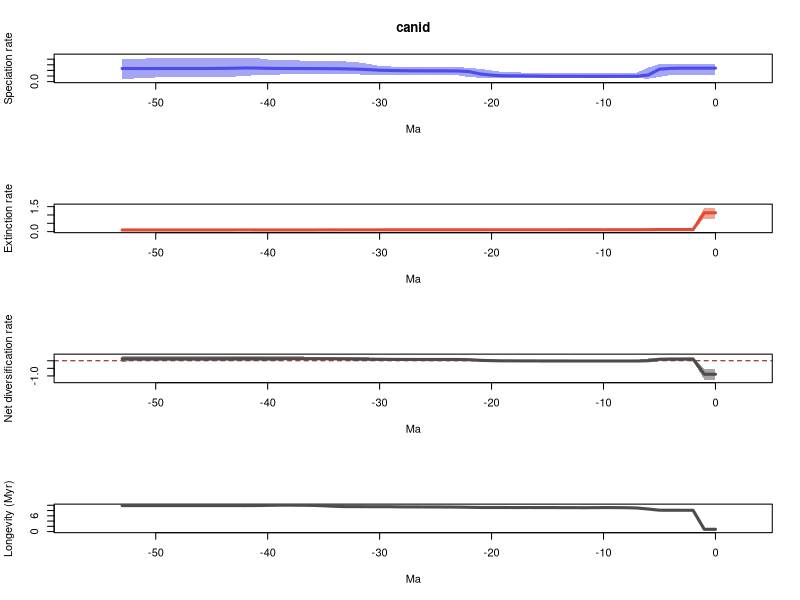

Reproduce this figure in R.
# 1 files combined:
# 	/home/eeb177-student/Desktop/eeb-177/lab-work/exercise-9/longer-pyrate-run/pyrate_mcmc_logs/canid_occ_1_marginal_rates.log

# 95% HPDs calculated using code from Biopy (https://www.cs.auckland.ac.nz/~yhel002/biopy/)

pdf(file='/home/eeb177-student/Desktop/eeb-177/lab-work/exercise-9/longer-pyrate-run/pyrate_mcmc_logs/canid_occ_1_marginal_rates_RTT.pdf',width=0.6*9, height=16.8)
par(mfrow=c(4,1))
library(scales)
L_hpd_m95=c(0.125926114577, 0.125926114577,0.122921102116,0.122997642246,0.118977052459,0.0818366417802,0.0537662355375,0.0587444291173,0.059275597789,0.0596782346003,0.0601438506951,0.0585905538439,0.058931054042,0.0590013142575,0.059275597789,0.0599510041025,0.0599510041025,0.0599510041025,0.0609712440354,0.0599510041025,0.0632540081144,0.0694754953331,0.0810114266466,0.112184000714,0.11420432137,0.115125721087,0.115125721087,0.116682001646,0.122471137324,0.122538046093,0.121529322893,0.121312599583,0.128881134895,0.132153063739,0.133759215724,0.131324805929,0.132153063739,0.129451280161,0.134910111048,0.126148526345,0.121123372246,0.11608930342,0.102947925913,0.0891486781277,0.0814057599116,0.0771907602801,0.0771216385963,0.075062580418,0.075062580418,0.075062580418,0.075062580418,0.0557083832081,0.0557083832081,0.0532046511672)
L_hpd_M95=c(0.318619856905, 0.318619856905,0.315824095689,0.315824095689,0.320064519873,0.311031983427,0.251029368261,0.161928968829,0.158532464669,0.158532464669,0.158532464669,0.156715649387,0.156715649387,0.156715649387,0.156715649387,0.157357460506,0.15903452011,0.161363176094,0.165475866413,0.169775860876,0.19981612138,0.226284596657,0.24634010401,0.259472126573,0.257978272536,0.258234537962,0.257978272536,0.259472126573,0.265749340813,0.270135747726,0.277720930431,0.318928830177,0.344405508351,0.359108786937,0.366989509091,0.366989509091,0.371512264062,0.376086161613,0.388375658043,0.388599909523,0.394930163462,0.421590929823,0.424232118643,0.422116298904,0.422116298904,0.424232118643,0.429010422271,0.429010422271,0.429010422271,0.429010422271,0.429010422271,0.409784874877,0.410291043442,0.409784874877)
M_hpd_m95=c(0.782434072007, 0.782434072007,0.0860298561116,0.0860298561116,0.0864441797856,0.0864441797856,0.0851833226158,0.0838066051587,0.0832687436292,0.0844020133474,0.0851833226158,0.0870474598474,0.0878267133793,0.0874391891259,0.0878267133793,0.0878267133793,0.0855601989147,0.085104033612,0.0878514840538,0.085104033612,0.0850185604712,0.0850185604712,0.0837460932578,0.0829506153933,0.0819949550467,0.0804208546192,0.0801163405945,0.0798856233781,0.0793695344163,0.0780726291837,0.0778978669615,0.0777453181231,0.0741775525306,0.0715195302209,0.0609579616323,0.0437754770693,0.0375706004004,0.0334359019156,0.0306684211917,0.0292277800306,0.0242874755385,0.0238473151952,0.0222501345438,0.0222501345438,0.0222501345438,0.0222501345438,0.0222501345438,0.0222501345438,0.0222501345438,0.0222501345438,0.0222501345438,0.0222501345438,0.0222501345438,0.0222501345438)
M_hpd_M95=c(1.44302842731, 1.44302842731,0.197873121039,0.197873121039,0.197873121039,0.197873121039,0.178771220767,0.145271637178,0.136606652912,0.135336185552,0.134618672025,0.133663258563,0.13324702094,0.132242799329,0.132834433352,0.132864841123,0.130521438038,0.129996477856,0.132708775902,0.130075879021,0.130075879021,0.130075879021,0.129871428221,0.130838163805,0.13063436485,0.129871428221,0.129996477856,0.129996477856,0.130444245964,0.132963111535,0.133663258563,0.133663258563,0.132668132326,0.13324702094,0.134618672025,0.135196782408,0.133663258563,0.13324702094,0.133663258563,0.134618672025,0.135025980468,0.140621029074,0.140621029074,0.140621029074,0.140621029074,0.140621029074,0.140621029074,0.140621029074,0.140621029074,0.140621029074,0.140621029074,0.140621029074,0.140621029074,0.140621029074)
R_hpd_m95=c(-1.25093685299, -1.25093685299,-0.00528197579425,-0.00528197579425,-0.0152875104046,-0.0384153568229,-0.0951140862577,-0.0733585821649,-0.0647802622978,-0.0647802622978,-0.0639203989807,-0.0607861082289,-0.0605561597261,-0.0602834056782,-0.0601763080411,-0.0602834056782,-0.0557913404928,-0.0558086070172,-0.0558086070172,-0.0558086070172,-0.0558086070172,-0.0466199278624,-0.0322006831861,0.0051446651128,0.00924730274824,0.00924730274824,0.00924730274824,0.00924730274824,0.0147496775996,0.0149089677776,0.0147496775996,0.0147496775996,0.0153076184042,0.0199522842472,0.0260403878507,0.0244236026248,0.0240382675181,0.0235237616608,0.0240382675181,0.0152767156032,0.00317874240696,-0.00411597427085,-0.00481136234196,-0.028120158987,-0.03855073822,-0.0458840394248,-0.0458840394248,-0.0483283837835,-0.0409812236703,-0.0409812236703,-0.0410986435821,-0.0409812236703,-0.0410986435821,-0.0532330635099)
R_hpd_M95=c(-0.557267583795, -0.557267583795,0.206054542412,0.205846035164,0.204430224131,0.204818671613,0.155099766588,0.0571325083375,0.0495345390146,0.047917044659,0.047917044659,0.0491706836376,0.0480186386914,0.0480186386914,0.0476856826204,0.047262186932,0.0563824744232,0.0594258798507,0.0611367080001,0.0653950494408,0.0929221538392,0.120642063042,0.141119173584,0.161983960202,0.162808917102,0.162808917102,0.162808917102,0.162676201012,0.165794459494,0.169296023617,0.183960656602,0.218252083215,0.241836251218,0.260198696989,0.271629854249,0.272195421712,0.276886578414,0.283011332056,0.2946091217,0.295544662959,0.300790322275,0.318986248104,0.334998296513,0.321307981212,0.31994876413,0.320320315363,0.321307981212,0.320320315363,0.328956967247,0.328956967247,0.328135206584,0.328956967247,0.328956967247,0.321307981212)
L_mean=c(0.24008291442, 0.24008291442,0.240163317302,0.239967646135,0.236729172384,0.22240863093,0.118756754118,0.0957472540638,0.0944897375323,0.0943543599145,0.094253566791,0.0942861775167,0.0943541794575,0.0945285092223,0.0947666942824,0.0952209391788,0.0987947257985,0.101440033767,0.102807504245,0.104537814224,0.115718054534,0.136800368419,0.178844271222,0.190313574271,0.191151165162,0.191327652957,0.191855734743,0.192573185455,0.195357940699,0.19839186429,0.203524183299,0.214015698304,0.222392812332,0.226869247389,0.230624140984,0.232081718186,0.232935180539,0.233620747952,0.234341914542,0.234938099754,0.236645059687,0.242020882018,0.243345787374,0.239777582958,0.236503221757,0.235140825888,0.234276064434,0.234049009394,0.233870233506,0.233693170116,0.233629807355,0.233506503518,0.233721902256,0.23426572555)
M_mean=c(1.13009273085, 1.13009273085,0.123379049564,0.12337780205,0.123181186486,0.122963743559,0.11663617347,0.111529714384,0.11010121986,0.109695334124,0.109505493798,0.109962450042,0.110056076418,0.109842053481,0.109682988922,0.109564138919,0.109397568005,0.10938118525,0.109419508018,0.109315149047,0.109258851163,0.109099478135,0.108292211063,0.107407843016,0.107136850415,0.106820874555,0.106737450379,0.106660066035,0.106452932625,0.105815099731,0.105633853878,0.105589782008,0.105497248034,0.105495830215,0.104041228822,0.101925830757,0.10045350265,0.0998587284854,0.0996651385655,0.0996304712139,0.100326774613,0.10097102364,0.101287601112,0.101196340216,0.101141274451,0.101141274451,0.101141274451,0.101141274451,0.101141274451,0.101141274451,0.101141274451,0.101141274451,0.101141274451,0.101141274451)
R_mean=c(-0.890009816432, -0.890009816432,0.116784267738,0.116589844084,0.113547985898,0.0994448873705,0.00212058064792,-0.0157824603202,-0.0156114823277,-0.015340974209,-0.0152519270073,-0.0156762725253,-0.0157018969608,-0.0153135442591,-0.0149162946396,-0.0143431997405,-0.0106028422062,-0.00794115148252,-0.00661200377298,-0.00477733482285,0.00645920337077,0.0277008902844,0.0705520601583,0.0829057312555,0.0840143147471,0.0845067784022,0.0851182843633,0.08591311942,0.0889050080742,0.0925767645593,0.0978903294208,0.108425916296,0.116895564298,0.121373417174,0.126582912162,0.13015588743,0.132481677888,0.133762019467,0.134676775976,0.13530762854,0.136318285074,0.141049858377,0.142058186262,0.138581242741,0.135361947306,0.133999551437,0.133134789983,0.132907734943,0.132728959055,0.132551895665,0.132488532904,0.132365229067,0.132580627805,0.133124451099)
trans=0.5
age=(0:(54-1))* -1
plot(age,age,type = 'n', ylim = c(0, 0.471911464498), xlim = c(-56.7,2.7), ylab = 'Speciation rate', xlab = 'Ma',main='canid' )
polygon(c(age, rev(age)), c(L_hpd_M95, rev(L_hpd_m95)), col = alpha("#4c4cec",trans), border = NA)
lines(rev(age), rev(L_mean), col = "#4c4cec", lwd=3)
plot(age,age,type = 'n', ylim = c(0, 1.58733127004), xlim = c(-56.7,2.7), ylab = 'Extinction rate', xlab = 'Ma' )
polygon(c(age, rev(age)), c(M_hpd_M95, rev(M_hpd_m95)), col = alpha("#e34a33",trans), border = NA)
lines(rev(age), rev(M_mean), col = "#e34a33", lwd=3)
plot(age,age,type = 'n', ylim = c(-1.37603053828, 0.368498126164), xlim = c(-56.7,2.7), ylab = 'Net diversification rate', xlab = 'Ma' )
abline(h=0,lty=2,col="darkred")
polygon(c(age, rev(age)), c(R_hpd_M95, rev(R_hpd_m95)), col = alpha("#504A4B",trans), border = NA)
lines(rev(age), rev(R_mean), col = "#504A4B", lwd=3)
plot(age,age,type = 'n', ylim = c(0, max(1/M_mean)), xlim = c(-56.7,2.7), ylab = 'Longevity (Myr)', xlab = 'Ma' )
lines(rev(age), rev(1/M_mean), col = "#504A4B", lwd=3)
n <- dev.off()